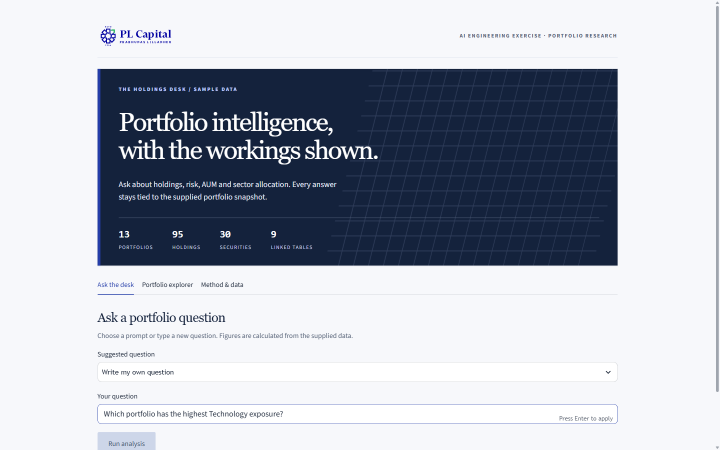
#> input picture docs/demo/frames/01-question.png, 1440 x 900 px (shown at 1/2 size)
$ python build_gif.py
#> lines starting #> are read from the running program, lines starting #| are printed output that depends on the picture
"""Build the README walkthrough from captured, unedited Streamlit screens.

Run from any directory with the project's Python environment:
    python docs/demo/build_gif.py
"""

from pathlib import Path

from PIL import Image, ImageDraw, ImageFont


HERE = Path(__file__).resolve().parent
OUT = HERE.parent / "demo.gif"
WIDTH = 1120
SCREEN_HEIGHT = 650
HEADER_HEIGHT = 58
NAVY = "#14223f"
ACCENT = "#52c6cd"

SCENES = [
    ("01-question.png", 0, "Ask the desk", "A real question over the supplied portfolio snapshot", 2800),
    ("01-question.png", 245, "Type a portfolio question", "The same interface accepts new questions", 2600),
    ("02-exposure.png", 170, "See the result and comparison", "Technology exposure across the recorded portfolios", 4200),
    ("03-aum.png", 145, "Check recorded AUM", "The high-risk cohort is calculated from the portfolio table", 3300),
    ("04-explorer.png", 0, "Inspect the positions", "Sector weights and holdings remain visible to the reviewer", 3300),
]


def font(size: int, bold: bool = False) -> ImageFont.FreeTypeFont | ImageFont.ImageFont:
    names = [
        "C:/Windows/Fonts/segoeuib.ttf" if bold else "C:/Windows/Fonts/segoeui.ttf",
        "/usr/share/fonts/truetype/dejavu/DejaVuSans-Bold.ttf" if bold else "/usr/share/fonts/truetype/dejavu/DejaVuSans.ttf",
    ]
    for name in names:
        if Path(name).exists():
            return ImageFont.truetype(name, size)
    return ImageFont.load_default()


def render_scene(filename: str, top: int, title: str, detail: str) -> Image.Image:
#> called with filename = '01-question.png', top = 0, title = 'Ask the desk'
    screenshot = Image.open(HERE / "frames" / filename).convert("RGB")
#> screenshot is the input picture: PIL image 1440x900 RGB; mean R, G, B 177.2, 182.2, 192.7
    left = (screenshot.width - WIDTH) // 2
#> left = 160
    top = min(top, screenshot.height - SCREEN_HEIGHT)
#> top = 0
    screen = screenshot.crop((left, top, left + WIDTH, top + SCREEN_HEIGHT))
    image = Image.new("RGB", (WIDTH, HEADER_HEIGHT + SCREEN_HEIGHT), NAVY)
    image.paste(screen, (0, HEADER_HEIGHT))
    draw = ImageDraw.Draw(image)
    draw.rectangle((0, HEADER_HEIGHT - 3, WIDTH, HEADER_HEIGHT), fill=ACCENT)
    draw.text((20, 12), title, font=font(23, True), fill="white")
    detail_font = font(14)
    detail_width = draw.textlength(detail, font=detail_font)
#> detail_width = 363.5
    draw.text((WIDTH - 20 - detail_width, 20), detail, font=detail_font, fill="#d0e1f1")
    return image


def main() -> None:
    scenes = [render_scene(*scene[:4]) for scene in SCENES]
#> call 2 of render_scene, with filename = '01-question.png', top = 245, title = 'Type a portfolio question', detail = 'The same interface accepts new questions'
#> in render_scene (call 2), `image.paste(screen, (0, HEADER_HEIGHT))`:
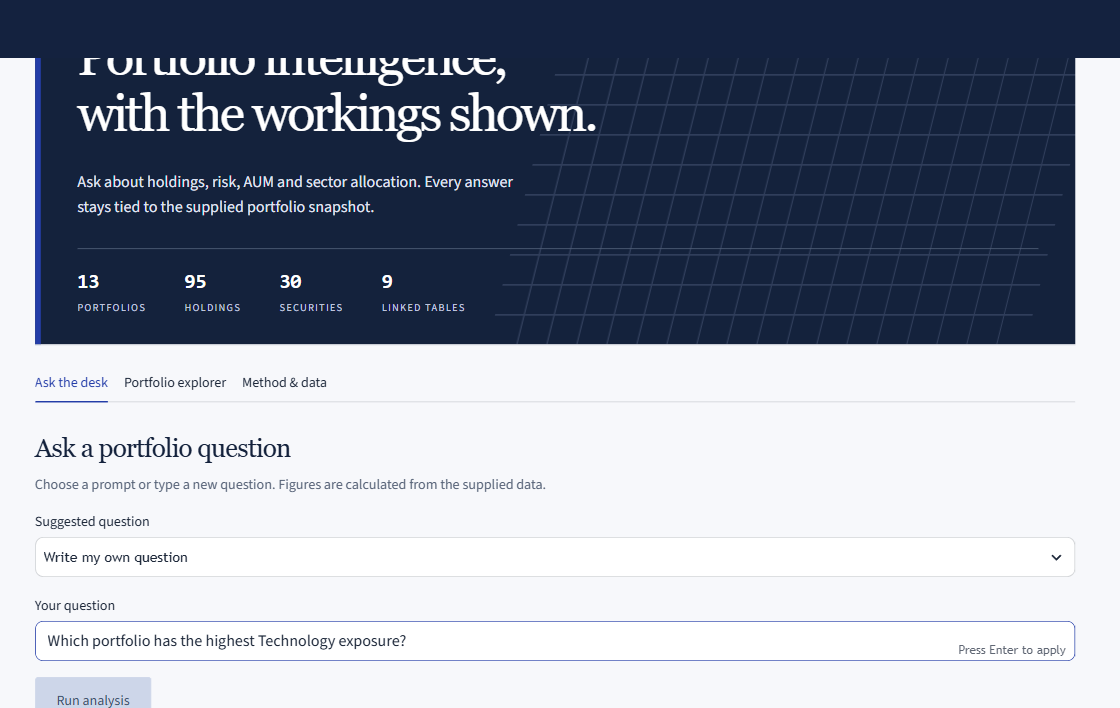
#> image: PIL image 1120x708 RGB; mean R, G, B 146.2, 153, 166.8
#> in render_scene (call 2), `detail_width = draw.textlength(detail, font=detail_font)`: detail_width = 299.8
#> call 3 of render_scene, with filename = '02-exposure.png', top = 170, title = 'See the result and comparison'
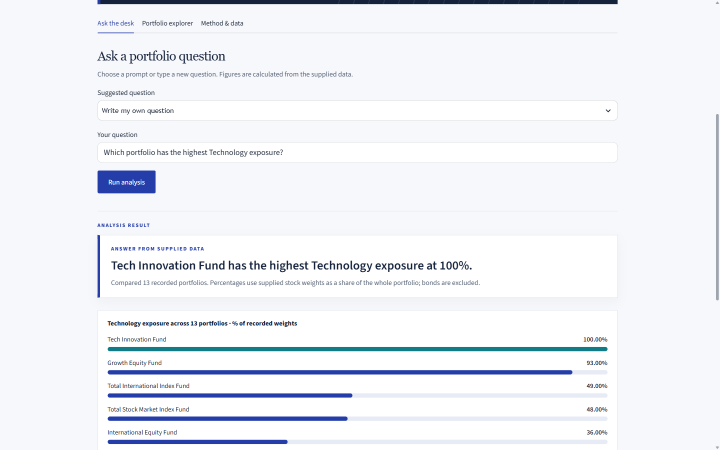
#> input picture docs/demo/frames/02-exposure.png, 1440 x 900 px (shown at 1/2 size)
#> in render_scene, screenshot is the input picture: PIL image 1440x900 RGB; mean R, G, B 239.5, 241.6, 246.2
#> in render_scene (call 3), `detail_width = draw.textlength(detail, font=detail_font)`: detail_width = 360.9
#> call 4 of render_scene, with filename = '03-aum.png', top = 145, title = 'Check recorded AUM'
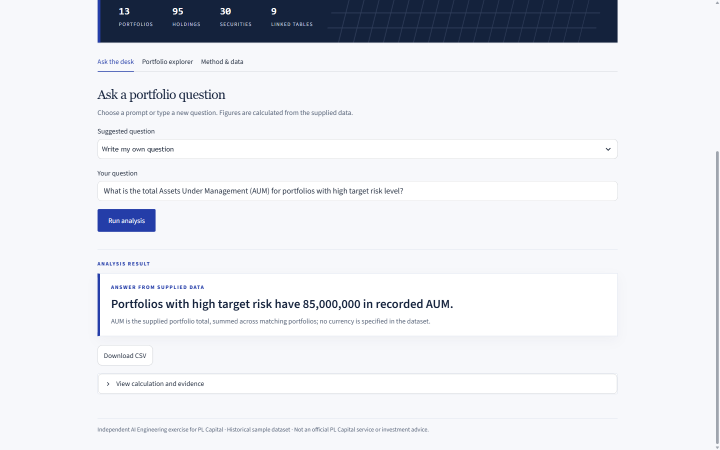
#> input picture docs/demo/frames/03-aum.png, 1440 x 900 px (shown at 1/2 size)
#> in render_scene, screenshot is the input picture: PIL image 1440x900 RGB; mean R, G, B 229.4, 231.4, 236.2
#> in render_scene (call 4), `detail_width = draw.textlength(detail, font=detail_font)`: detail_width = 400.1
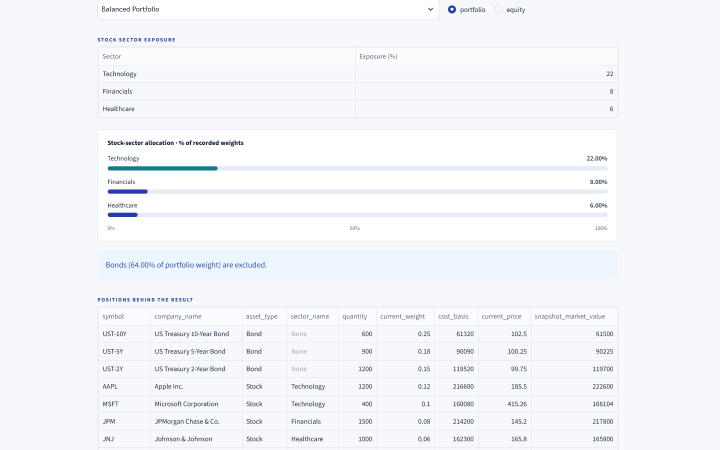
#> input picture docs/demo/frames/04-explorer.png, 1440 x 900 px (shown at 1/2 size)
#> in render_scene, screenshot is the input picture: PIL image 1440x900 RGB; mean R, G, B 244.6, 246.2, 249.4
#> in render_scene (call 5), `screen = screenshot.crop((left, top, left + WIDTH, top + SCREEN_HEIGHT))`:
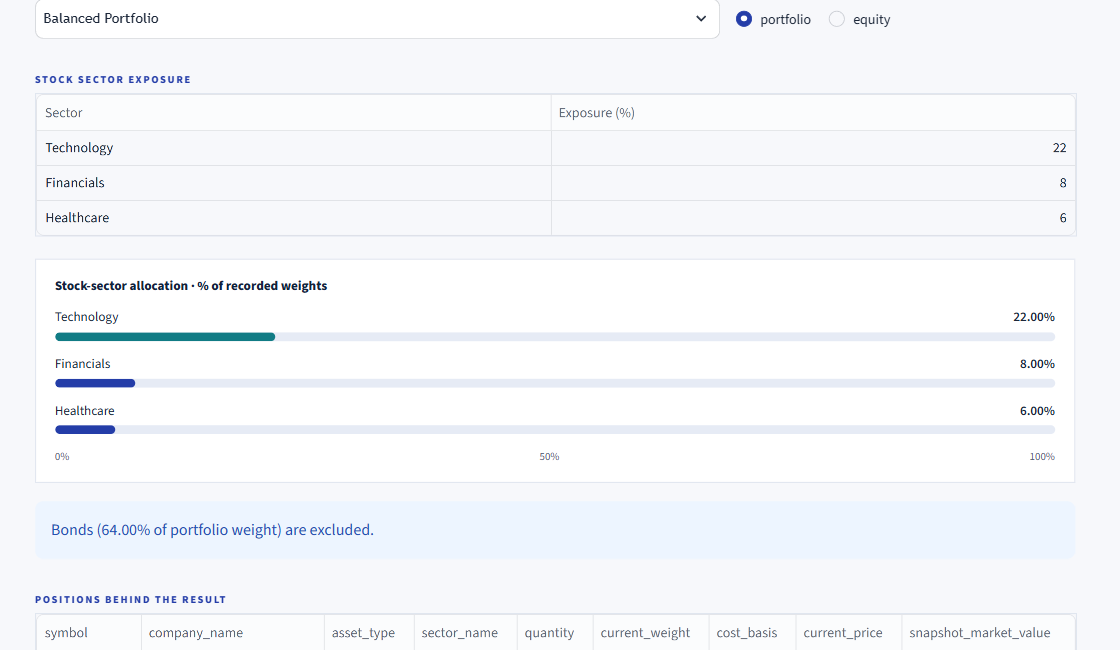
#> screen: PIL image 1120x650 RGB; mean R, G, B 245.3, 247.1, 250.4
#> in render_scene (call 5), `image.paste(screen, (0, HEADER_HEIGHT))`:
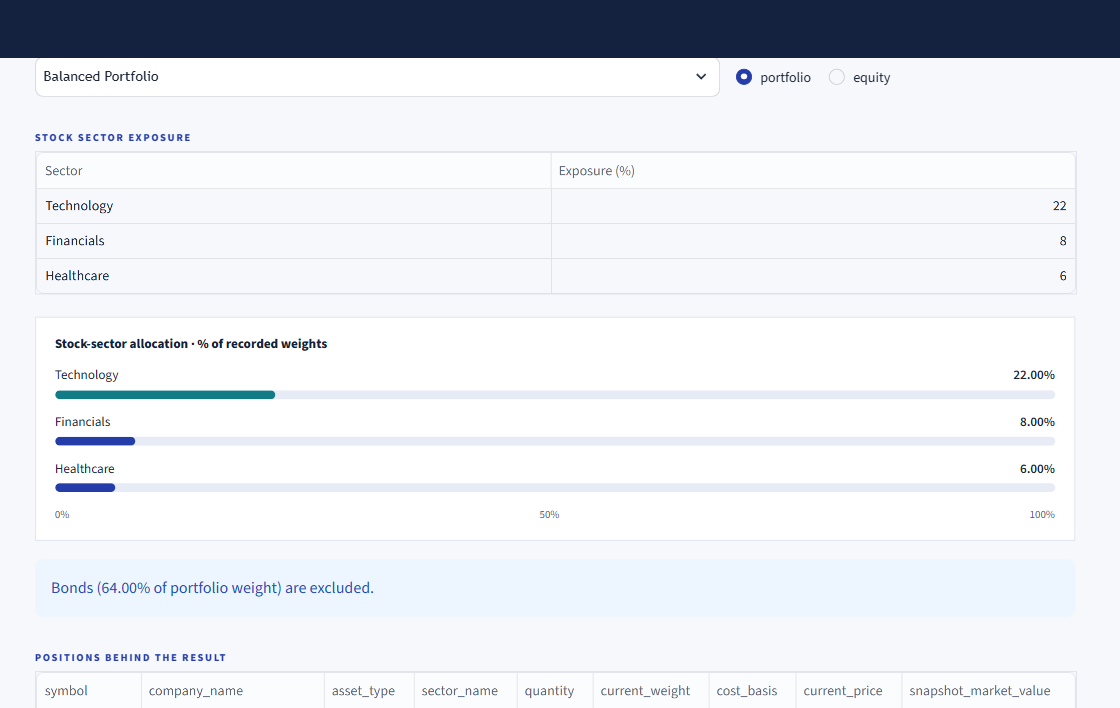
#> image: PIL image 1120x708 RGB; mean R, G, B 226.8, 229.7, 235.1
#> in render_scene (call 5), `detail_width = draw.textlength(detail, font=detail_font)`: detail_width = 412.1
#> scenes = 5 items
    images: list[Image.Image] = []
    durations: list[int] = []
    for index, (scene, config) in enumerate(zip(scenes, SCENES)):
        images.append(scene)
        durations.append(config[4])
        if index < len(scenes) - 1:
            following = scenes[index + 1]
            for step in range(1, 5):
                images.append(Image.blend(scene, following, step / 5))
                durations.append(100)
#> this loop made 5 passes
#> after the loop, durations = [2800, 100, 100, 100, 100, 2600, 100, 100, 100, 100, 4200, 100, 100, 100, 100, 3300, 100, 100, 100, 100, 3300]; images = 21 items
    # The final frame flows gently back into the opening frame when GitHub loops it.
    for step in range(1, 5):
        images.append(Image.blend(scenes[-1], scenes[0], step / 5))
        durations.append(100)
#> after the loop, durations = 25 values, max 4200 at index 10, min 100 at index 1, mean 728; images = 25 items

    palette_frames = [
        frame.quantize(colors=96, method=Image.Quantize.MEDIANCUT, dither=Image.Dither.NONE)
        for frame in images
    ]
#> palette_frames = 25 items
    palette_frames[0].save(
        OUT,
        save_all=True,
        append_images=palette_frames[1:],
        duration=durations,
        loop=0,
        disposal=2,
        optimize=True,
    )
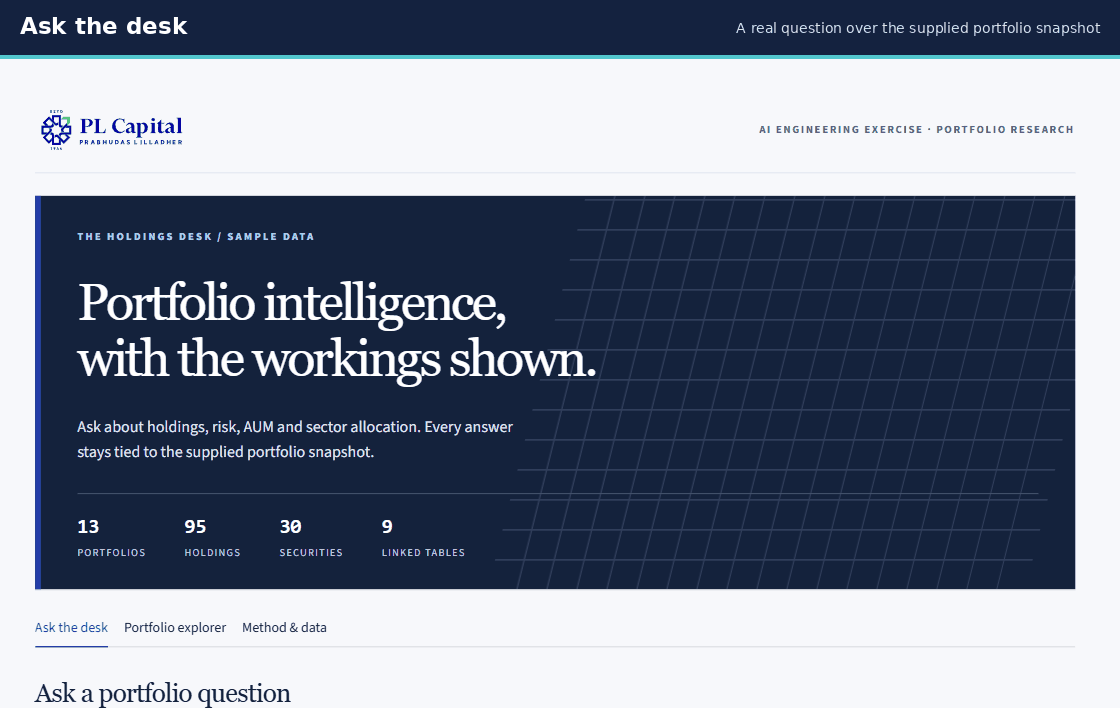
#> saved as demo.gif: PIL image 1120x708 P; mean R, G, B 116.1, 125.4, 142.5
    print(f"Wrote {OUT} ({sum(durations) / 1000:.1f}s, {len(images)} frames)")
#| Wrote docs/demo.gif (18.2s, 25 frames)


if __name__ == "__main__":
    main()
